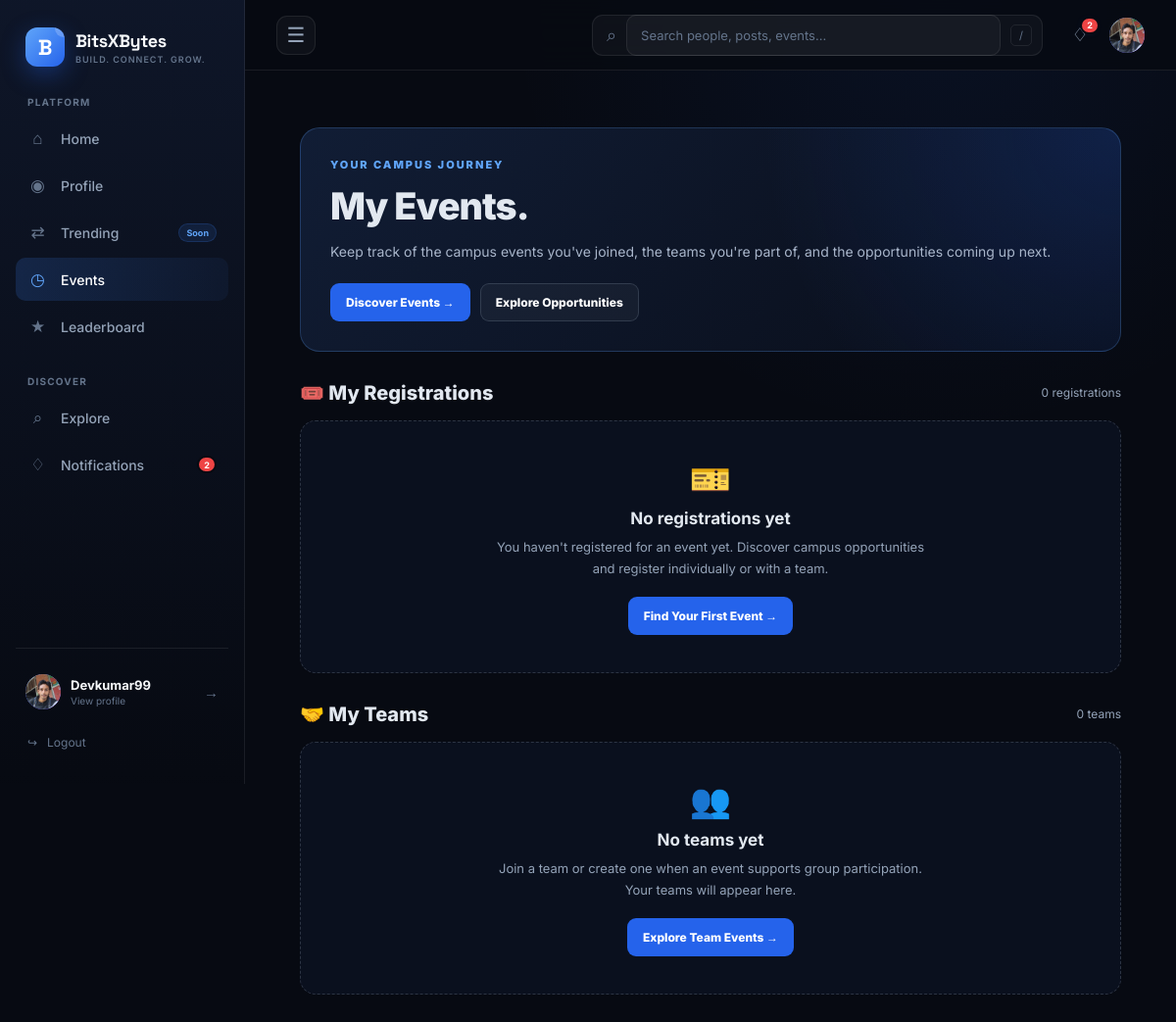
The page /events/my-events/ (signed in) on the database as committed earlier.
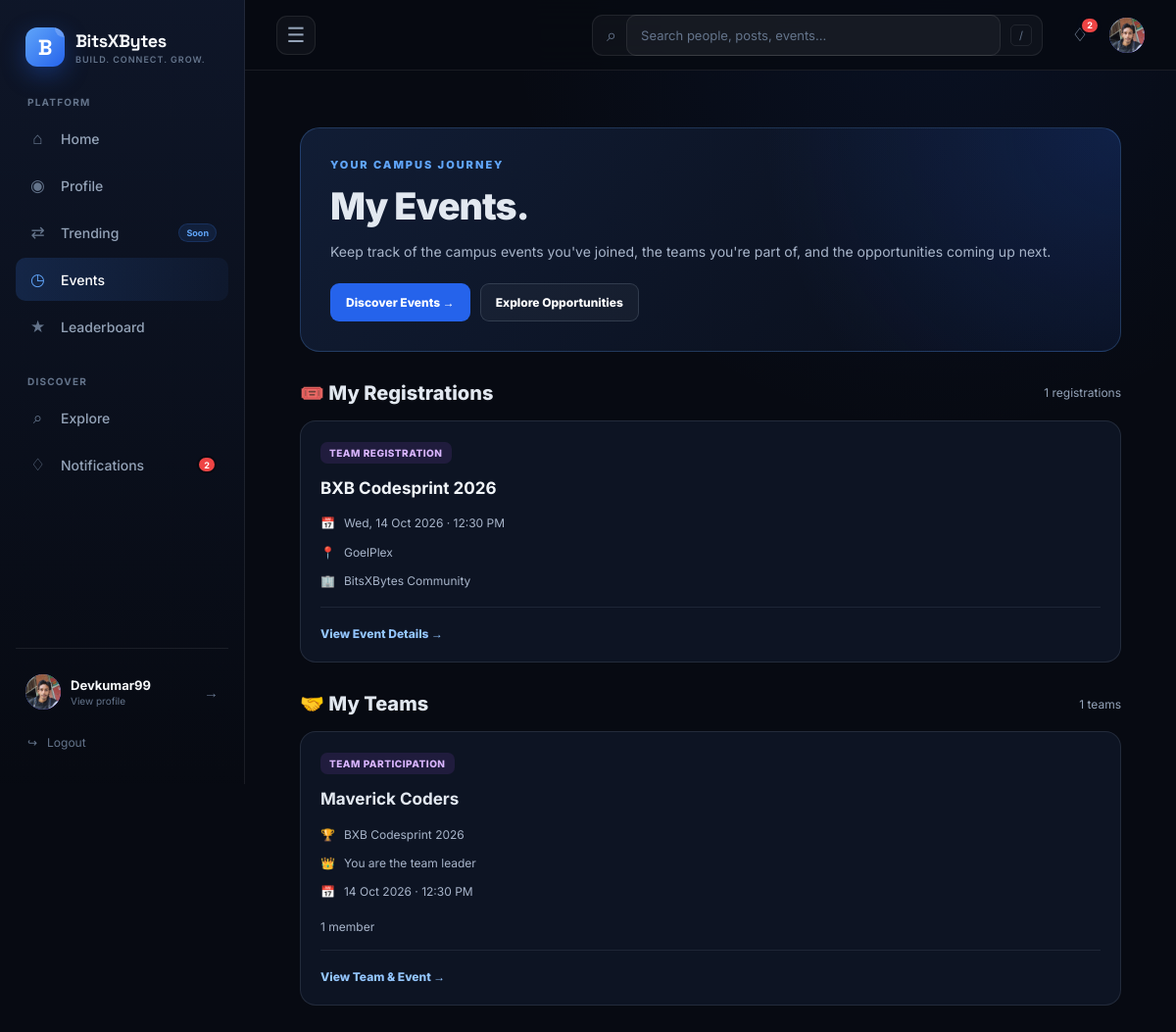
The same page on the database as committed later.
### events/models.py (models this page shows, shortened)
class EventRegistration(models.Model):
    class RegistrationType(models.TextChoices):
        INDIVIDUAL = "individual", "Individual"
        TEAM = "team", "Team"
    class Status(models.TextChoices):
        REGISTERED = "registered", "Registered"
        CANCELLED = "cancelled", "Cancelled"
    event = models.ForeignKey(
        Event,
        on_delete=models.CASCADE,
        related_name="registrations",
    )
    user = models.ForeignKey(
        settings.AUTH_USER_MODEL,
        on_delete=models.CASCADE,
        related_name="event_registrations",
    )
    registration_type = models.CharField(
        max_length=10,
        choices=RegistrationType.choices,
    )
    status = models.CharField(
        max_length=10,
        choices=Status.choices,
        default=Status.REGISTERED,
    )
    registered_at = models.DateTimeField(auto_now_add=True)
    class Meta:
        ordering = ["-registered_at"]
        constraints = [
            models.UniqueConstraint(
                fields=["event", "user"],
                name="unique_event_registration_per_user",
            )
        ]

class Event(models.Model):
    class ParticipationType(models.TextChoices):
        INDIVIDUAL = "individual", "Individual"
        TEAM = "team", "Team"
        BOTH = "both", "Individual or Team"
    class Status(models.TextChoices):
        DRAFT = "draft", "Draft"
        PUBLISHED = "published", "Published"
        CANCELLED = "cancelled", "Cancelled"
        COMPLETED = "completed", "Completed"
    title = models.CharField(max_length=200)
    slug = models.SlugField(max_length=220, unique=True)
    description = models.TextField()
    organizer = models.CharField(max_length=150)
    venue = models.CharField(max_length=200, blank=True)
    start_date = models.DateTimeField()
    end_date = models.DateTimeField()
    registration_deadline = models.DateTimeField()
    participation_type = models.CharField(
        max_length=10,
        choices=ParticipationType.choices,
        default=ParticipationType.BOTH,
    )
    max_participants = models.PositiveIntegerField(
        null=True,
        blank=True,
        help_text="Leave blank for unlimited individual registrations.",
    )
    min_team_size = models.PositiveIntegerField(default=2)
    max_team_size = models.PositiveIntegerField(default=4)
    image = models.URLField(
        blank=True,
        help_text="Optional public image URL for the event banner.",
    )
    banner = models.ImageField(
        upload_to="events/banners/",
        blank=True,
        help_text="Upload a banner image for your event.",
    )
    poster = models.ImageField(
        upload_to="events/posters/",
        blank=True,
        help_text="Upload the promotional poster for your event.",
    )
    registration_link = models.URLField(
        blank=True,
        help_text="Optional external registration link.",
    )
    status = models.CharField(
        max_length=12,
        choices=Status.choices,
        default=Status.DRAFT,
    )
    created_by = models.ForeignKey(
        settings.AUTH_USER_MODEL,
        on_delete=models.SET_NULL,
        null=True,
        blank=True,
        related_name="created_events",
    )
    created_at = models.DateTimeField(auto_now_add=True)
    updated_at = models.DateTimeField(auto_now=True)
    class Meta:
        ordering = ["start_date", "title"]

class EventTeam(models.Model):
    event = models.ForeignKey(
        Event,
        on_delete=models.CASCADE,
        related_name="teams",
    )
    name = models.CharField(max_length=100)
    leader = models.ForeignKey(
        settings.AUTH_USER_MODEL,
        on_delete=models.CASCADE,
        related_name="led_event_teams",
    )
    members = models.ManyToManyField(
        settings.AUTH_USER_MODEL,
        through="EventTeamMembership",
        related_name="event_teams",
    )
    created_at = models.DateTimeField(auto_now_add=True)
    class Meta:
        constraints = [
            models.UniqueConstraint(
                fields=["event", "name"],
                name="unique_team_name_per_event",
            )
        ]

### events/views.py (the view)
# urls.py: path("my-events/", views.my_events, name="my_events"),
@login_required
def my_events(request):
    registrations = (
        EventRegistration.objects.filter(
            user=request.user,
            status=EventRegistration.Status.REGISTERED,
        )
        .select_related("event")
        .order_by("event__start_date")
    )
    teams = (
        EventTeam.objects.filter(members=request.user)
        .select_related("event", "leader")
        .annotate(member_count=Count("members", distinct=True))
        .order_by("event__start_date")
    )
    return render(
        request,
        "events/my_events.html",
        {
            "registrations": registrations,
            "teams": teams,
        },
    )

### templates/events/my_events.html (shortened to what the changed rows need)
{% extends "base.html" %}
{% block content %}
<div class="my-events-page">
    <section class="my-events-hero">
        <h1>My Events.</h1>
    </section>
    <section class="my-events-section">
        <div class="my-events-section-header">
            <h2>🎟️ My Registrations</h2>
            <span class="my-events-count">
                {{ registrations|length }} registrations
            </span>
        </div>
        {% if registrations %}
            <div class="my-events-grid">
                {% for registration in registrations %}
                    <article class="my-event-card">
                        {% if registration.registration_type == "team" %}
                            <span class="my-event-status my-event-status-team">
                                Team Registration
                            </span>
                        {% else %}
                            <span class="my-event-status">
                                Individual Registration
                            </span>
                        {% endif %}
                        <h3>
                            <a href="{% url 'events:event_detail' registration.event.slug %}">
                                {{ registration.event.title }}
                            </a>
                        </h3>
                        <div class="my-event-meta">
                            <div class="my-event-meta-row">
                                <span>📅</span>
                                <span>
                                    {{ registration.event.start_date|date:"D, d M Y · h:i A" }}
                                </span>
                            </div>
                            <div class="my-event-meta-row">
                                <span>📍</span>
                                <span>
                                    {{ registration.event.venue|default:"Venue to be announced" }}
                                </span>
                            </div>
                            <div class="my-event-meta-row">
                                <span>🏢</span>
                                <span>{{ registration.event.organizer }}</span>
                            </div>
                        </div>
                        <div class="my-event-card-footer">
                            <a href="{% url 'events:event_detail' registration.event.slug %}"
                               class="my-event-link">
                                View Event Details →
                            </a>
                        </div>
                    </article>
                {% endfor %}
            </div>
        {% else %}
            <div class="my-events-empty">
                <div class="my-events-empty-icon">🎫</div>
                <h3>No registrations yet</h3>
                <p>
                    You haven't registered for an event yet. Discover campus
                    opportunities and register individually or with a team.
                </p>
                <a href="{% url 'events:event_list' %}" class="my-events-btn">
                    Find Your First Event →
                </a>
            </div>
        {% endif %}
    </section>
    <section class="my-events-section">
        <div class="my-events-section-header">
            <h2>🤝 My Teams</h2>
            <span class="my-events-count">
                {{ teams|length }} teams
            </span>
        </div>
        {% if teams %}
            <div class="my-events-grid">
                {% for team in teams %}
                    <article class="my-event-card">
                        <span class="my-event-status my-event-status-team">
                            Team Participation
                        </span>
                        <h3>{{ team.name }}</h3>
                        <div class="my-event-meta">
                            <div class="my-event-meta-row">
                                <span>🏆</span>
                                <span>{{ team.event.title }}</span>
                            </div>
                            <div class="my-event-meta-row">
                                <span>👑</span>
                                <span>
                                    {% if team.leader_id == request.user.id %}
                                        You are the team leader
                                    {% else %}
                                        Team leader: {{ team.leader }}
                                    {% endif %}
                                </span>
                            </div>
                            <div class="my-event-meta-row">
                                <span>📅</span>
                                <span>
                                    {{ team.event.start_date|date:"d M Y · h:i A" }}
                                </span>
                            </div>
                        </div>
                        <p class="my-events-team-members">
                            {{ team.member_count }} member{{ team.member_count|pluralize }}
                        </p>
                        <div class="my-event-card-footer">
                            <a href="{% url 'events:event_detail' team.event.slug %}"
                               class="my-event-link">
                                View Team & Event →
                            </a>
                        </div>
                    </article>
                {% endfor %}
            </div>
        {% else %}
            <div class="my-events-empty">
                <div class="my-events-empty-icon">👥</div>
                <h3>No teams yet</h3>
                <p>
                    Join a team or create one when an event supports group
                    participation. Your teams will appear here.
                </p>
                <a href="{% url 'events:event_list' %}" class="my-events-btn">
                    Explore Team Events →
                </a>
            </div>
        {% endif %}
    </section>
</div>
{% endblock %}

Rows that differ between the two databases and show on the page:
added EventRegistration: registration_type "TEAM REGISTRATION", event "BXB Codesprint 2026", event.start_date "Wed, 14 Oct 2026 · 12:30 PM", event.venue "GoelPlex", event.organizer "BitsXBytes Community"
added EventTeam: name "Maverick Coders", event "BXB Codesprint 2026", shows "You are the team leader", event.start_date "14 Oct 2026 · 12:30 PM", member_count "1"
Other text that changed with them:
{{ registrations|length }}: "0" → "1"
{{ teams|length }}: "0" → "1"
text no longer shown: "🎫 No registrations yet You haven't registered for an event yet. Discover campus opportunities and register individually or with a team. Find Your First Event → 👥 No teams yet Join a team or create one when an event supports group participation. Your teams will appear here. Explore Team Events →"
